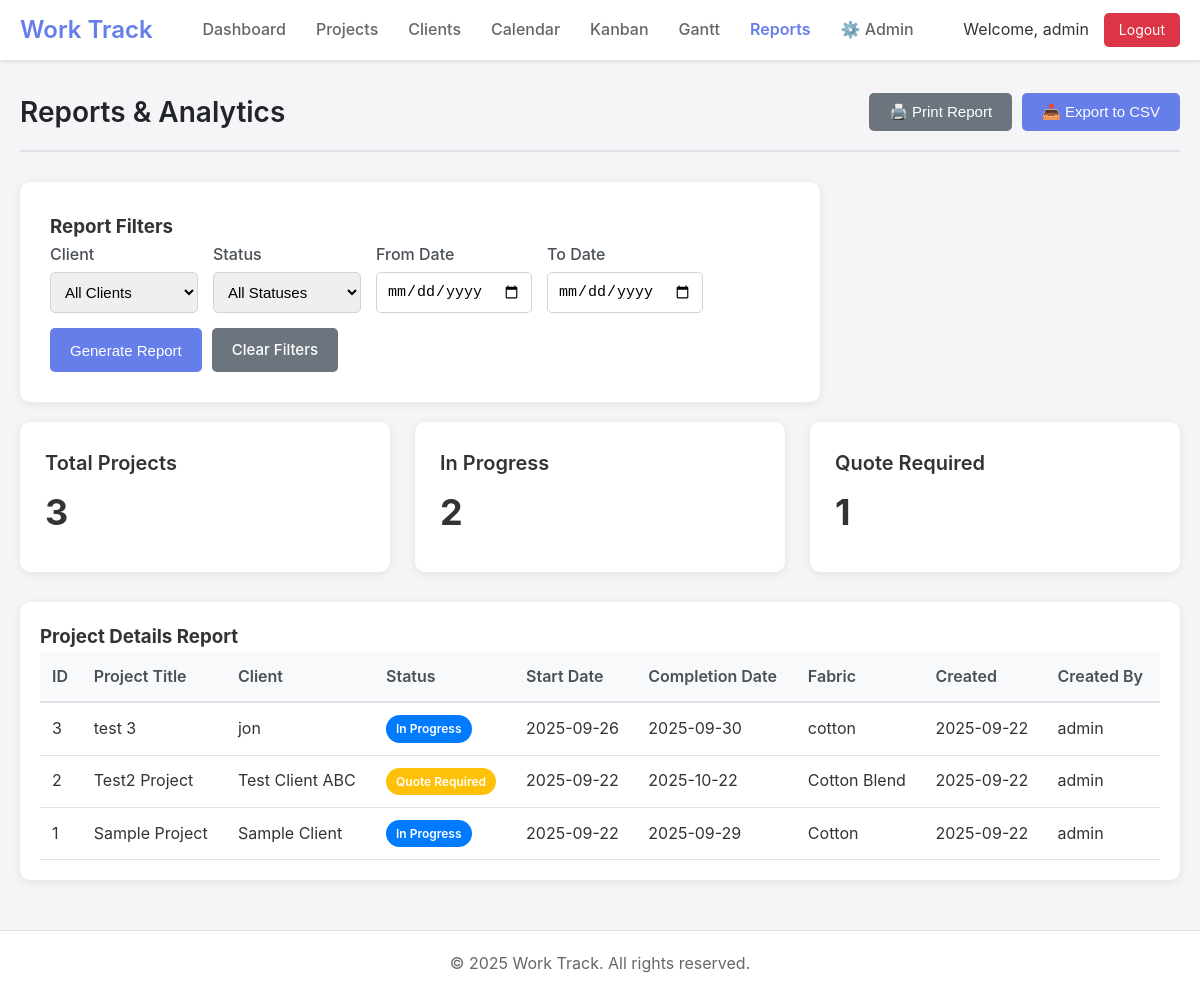
/reports.php (signed in), run on the app's committed database.
### tables this page shows
CREATE TABLE projects (
    id INTEGER PRIMARY KEY AUTOINCREMENT,
    title TEXT NOT NULL,
    details TEXT,
    client_id INTEGER REFERENCES clients(id),
    start_date DATE,
    completion_date DATE,
    status_id INTEGER REFERENCES project_statuses(id),
    created_date DATETIME DEFAULT CURRENT_TIMESTAMP,
    fabric TEXT,
    created_by INTEGER REFERENCES users(id),
    updated_by INTEGER REFERENCES users(id),
    updated_at DATETIME DEFAULT CURRENT_TIMESTAMP,
    template_id INTEGER REFERENCES project_templates(id)
);

CREATE TABLE project_statuses (
    id INTEGER PRIMARY KEY AUTOINCREMENT,
    name TEXT NOT NULL,
    color TEXT DEFAULT '#007bff',
    sort_order INTEGER DEFAULT 0,
    is_active BOOLEAN DEFAULT 1
);

CREATE TABLE clients (
    id INTEGER PRIMARY KEY AUTOINCREMENT,
    name TEXT NOT NULL,
    address TEXT,
    phone TEXT,
    email TEXT,
    remarks TEXT,
    created_at DATETIME DEFAULT CURRENT_TIMESTAMP,
    updated_at DATETIME DEFAULT CURRENT_TIMESTAMP,
    created_by INTEGER REFERENCES users(id),
    updated_by INTEGER REFERENCES users(id)
);

### includes/db.php (called while the page is built, shortened)
<?php
class Database {
    private static $instance = null;
    private $conn;
    private function __construct() {
        try {
            $this->conn = new PDO('sqlite:' . DB_PATH);
            $this->conn->setAttribute(PDO::ATTR_ERRMODE, PDO::ERRMODE_EXCEPTION);
            $this->conn->setAttribute(PDO::ATTR_DEFAULT_FETCH_MODE, PDO::FETCH_ASSOC);
            $this->conn->exec('PRAGMA foreign_keys = ON');
        } catch (PDOException $e) {
            die("Connection failed: " . $e->getMessage());
        }
    }
    public static function getInstance() {
        if (!self::$instance) {
            self::$instance = new Database();
        }
        return self::$instance;
    }
    public function query($sql, $params = []) {
        try {
            $stmt = $this->conn->prepare($sql);
            $stmt->execute($params);
            return $stmt;
        } catch (PDOException $e) {
            if (DEBUG_MODE) {
                throw $e;
            }
            error_log($e->getMessage());
            return false;
        }
    }
    public function fetchAll($sql, $params = []) {
        $stmt = $this->query($sql, $params);
        return $stmt ? $stmt->fetchAll() : [];
    }
}
?>

### includes/models/Project.php (called while the page is built, shortened)
<?php
require_once dirname(__DIR__) . '/db.php';
class Project {
    private $db;
    public function __construct() {
        $this->db = Database::getInstance();
    }
    public function getAll($filters = []) {
        $sql = "
            SELECT p.*,
                   c.name as client_name,
                   ps.name as status_name,
                   ps.color as status_color,
                   pt.name as template_name,
                   u1.username as created_by_name,
                   u2.username as updated_by_name
            FROM projects p
            LEFT JOIN clients c ON p.client_id = c.id
            LEFT JOIN project_statuses ps ON p.status_id = ps.id
            LEFT JOIN project_templates pt ON p.template_id = pt.id
            LEFT JOIN users u1 ON p.created_by = u1.id
            LEFT JOIN users u2 ON p.updated_by = u2.id
        ";
        $params = [];
        $conditions = [];
        $sql .= " ORDER BY p.created_date DESC";
        return $this->db->fetchAll($sql, $params);
    }
}

### reports.php (the view, shortened to what this page needs)
<?php
require_once 'includes/header.php';
require_once 'includes/models/Project.php';
$projectModel = new Project();
$filters = [
    'client_id' => $_GET['client'] ?? '',
    'status_id' => $_GET['status'] ?? '',
    'search' => $_GET['search'] ?? '',
    'date_from' => $_GET['date_from'] ?? '',
    'date_to' => $_GET['date_to'] ?? ''
];
$projects = $projectModel->getAll($filters);
?>
<div class="page-header">
    <h1 class="page-title">Reports & Analytics</h1>
    <div class="page-actions">
        <button onclick="window.print()" class="btn btn-secondary">🖨️ Print Report</button>
        <button onclick="exportToCSV()" class="btn btn-primary">📥 Export to CSV</button>
    </div>
</div>
<div class="form-container" style="margin-bottom: 20px;">
    <h3>Report Filters</h3>
    <form method="GET" style="display: flex; gap: 15px; flex-wrap: wrap; align-items: end;">
        <div class="form-group" style="margin-bottom: 0;">
            <label for="client">Client</label>
            <select id="client" name="client" class="form-control">
                <option value="">All Clients</option>
            </select>
        </div>
        <div class="form-group" style="margin-bottom: 0;">
            <label for="status">Status</label>
            <select id="status" name="status" class="form-control">
                <option value="">All Statuses</option>
            </select>
        </div>
        <div class="form-group" style="margin-bottom: 0;">
            <label for="date_from">From Date</label>
            <input type="date" id="date_from" name="date_from" class="form-control" value="<?php echo $filters['date_from']; ?>">
        </div>
        <div class="form-group" style="margin-bottom: 0;">
            <label for="date_to">To Date</label>
            <input type="date" id="date_to" name="date_to" class="form-control" value="<?php echo $filters['date_to']; ?>">
        </div>
        <div style="display: flex; gap: 10px;">
            <button type="submit" class="btn btn-primary">Generate Report</button>
            <a href="reports.php" class="btn btn-secondary">Clear Filters</a>
        </div>
    </form>
</div>
<div class="dashboard-grid" style="margin-bottom: 30px;">
    <div class="dashboard-card">
        <div class="card-title">Total Projects</div>
        <div class="stats-number"><?php echo count($projects); ?></div>
    </div>
    <?php
    $statusCounts = [];
    foreach ($projects as $project) {
        $statusName = $project['status_name'];
        if (!isset($statusCounts[$statusName])) {
            $statusCounts[$statusName] = 0;
        }
        $statusCounts[$statusName]++;
    }
    foreach ($statusCounts as $statusName => $count):
    ?>
    <div class="dashboard-card">
        <div class="card-title"><?php echo htmlspecialchars($statusName); ?></div>
        <div class="stats-number"><?php echo $count; ?></div>
    </div>
    <?php endforeach; ?>
</div>
<div class="table-container">
    <h3>Project Details Report</h3>
    <table id="report-table">
        <thead>
            <tr>
                <th>ID</th>
                <th>Project Title</th>
                <th>Client</th>
                <th>Status</th>
                <th>Start Date</th>
                <th>Completion Date</th>
                <th>Fabric</th>
                <th>Created</th>
                <th>Created By</th>
            </tr>
        </thead>
        <tbody>
            <?php foreach ($projects as $project): ?>
                <tr>
                    <td><?php echo $project['id']; ?></td>
                    <td><?php echo htmlspecialchars($project['title']); ?></td>
                    <td><?php echo htmlspecialchars($project['client_name'] ?? 'No Client'); ?></td>
                    <td>
                        <span class="status-badge" style="background: <?php echo $project['status_color']; ?>; color: white;">
                            <?php echo htmlspecialchars($project['status_name']); ?>
                        </span>
                    </td>
                    <td><?php echo $project['start_date'] ? date('Y-m-d', strtotime($project['start_date'])) : '-'; ?></td>
                    <td><?php echo $project['completion_date'] ? date('Y-m-d', strtotime($project['completion_date'])) : '-'; ?></td>
                    <td><?php echo htmlspecialchars($project['fabric'] ?: '-'); ?></td>
                    <td><?php echo date('Y-m-d', strtotime($project['created_date'])); ?></td>
                    <td><?php echo htmlspecialchars($project['created_by_name']); ?></td>
                </tr>
            <?php endforeach; ?>
        </tbody>
    </table>
</div>
<?php require_once 'includes/footer.php'; ?>

### public/css/style.css (style rules this page uses)
* { margin: 0; padding: 0; box-sizing: border-box; }
body { font-family: -apple-system, BlinkMacSystemFont, "Segoe UI", Roboto, "Helvetica Neue", Arial, sans-serif; background: #f5f5f7; color: #333; line-height: 1.6; }
.dashboard-grid { display: grid; grid-template-columns: repeat(auto-fit, minmax(280px, 1fr)); gap: 25px; margin-bottom: 30px; }
.dashboard-card { background: white; border-radius: 10px; padding: 25px; box-shadow: 0 2px 10px rgba(0,0,0,0.08); transition: transform 0.3s, box-shadow 0.3s; text-decoration: none; color: inherit; }
.card-title { font-size: 20px; font-weight: 600; margin-bottom: 5px; }
.stats-number { font-size: 36px; font-weight: 700; margin-bottom: 5px; }
.table-container { background: white; border-radius: 10px; padding: 20px; box-shadow: 0 2px 10px rgba(0,0,0,0.08); overflow-x: auto; }
table { width: 100%; border-collapse: collapse; }
th { text-align: left; padding: 12px; background: #f8f9fa; font-weight: 600; color: #495057; border-bottom: 2px solid #dee2e6; }
td { padding: 12px; border-bottom: 1px solid #dee2e6; }
.form-container { background: white; border-radius: 10px; padding: 30px; box-shadow: 0 2px 10px rgba(0,0,0,0.08); max-width: 800px; }
.form-group { margin-bottom: 20px; }
.form-group label { display: block; margin-bottom: 5px; font-weight: 500; color: #495057; }
.form-control { width: 100%; padding: 10px; border: 1px solid #ced4da; border-radius: 5px; font-size: 15px; transition: border-color 0.3s; }
select.form-control { cursor: pointer; }
.btn { padding: 10px 20px; border: none; border-radius: 5px; font-size: 15px; font-weight: 500; cursor: pointer; transition: all 0.3s; text-decoration: none; display: inline-block; }
.btn-primary { background: #667eea; color: white; }
.btn-secondary { background: #6c757d; color: white; }
.status-badge { padding: 4px 10px; border-radius: 15px; font-size: 12px; font-weight: 600; display: inline-block; }
.page-header { margin-bottom: 30px; padding-bottom: 15px; border-bottom: 2px solid #dee2e6; display: flex; justify-content: space-between; align-items: center; }
.page-title { font-size: 28px; font-weight: 600; color: #212529; }
.page-actions { display: flex; gap: 10px; }

### data on the page
projects: status.name "In Progress", count "2", id "1", title "Sample Project", client.name "Sample Client", start_date "2025-09-22", completion_date "2025-09-29", fabric "Cotton", created_date "2025-09-22", created_by_name "admin"
projects: id "3", title "test 3", client.name "jon", status.name "In Progress", start_date "2025-09-26", completion_date "2025-09-30", fabric "cotton", created_date "2025-09-22", created_by_name "admin"
projects: id "2", title "Test2 Project", client.name "Test Client ABC", status.name "Quote Required", start_date "2025-09-22", completion_date "2025-10-22", fabric "Cotton Blend", created_date "2025-09-22", created_by_name "admin"

### other printed values
SITE_NAME "Work Track"
Auth::getCurrentUsername() "admin"
count($projects) "3"
$statusName "Quote Required"
$count "1"
